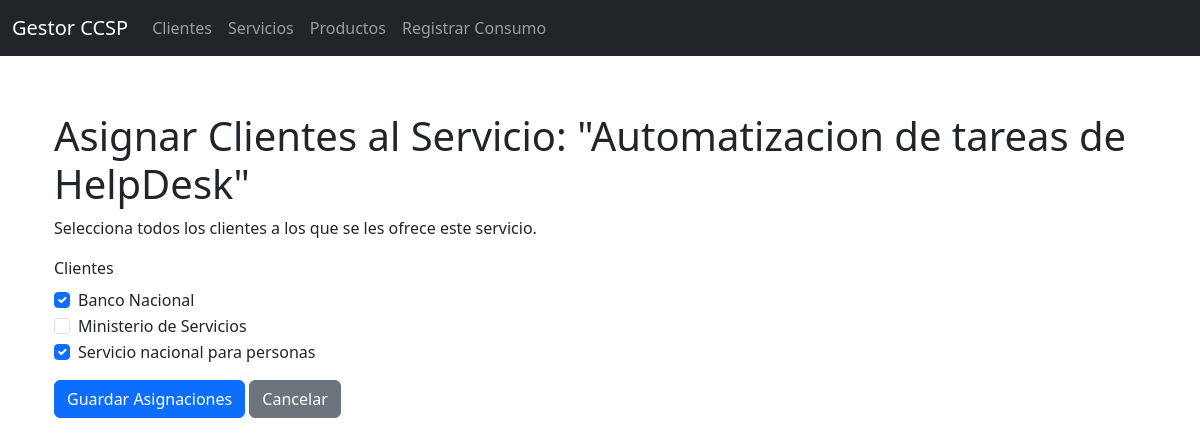
Page /assign-service/1 on the committed database.
### app.py (models this page shows, shortened)
class Service(db.Model):
    id = db.Column(db.Integer, primary_key=True)
    name = db.Column(db.String(150), nullable=False, unique=True)
    service_type = db.Column(db.String(100))
    clients = db.relationship('Client', secondary=service_clients, lazy='subquery',
        backref=db.backref('services', lazy=True))

class Client(db.Model):
    id = db.Column(db.Integer, primary_key=True)
    name = db.Column(db.String(100), nullable=False, unique=True)

### app.py (the view, shortened to what this page needs)
@app.route('/assign-service/<int:service_id>', methods=['GET', 'POST'])
def assign_service(service_id):
    service = Service.query.get_or_404(service_id)
    all_clients = Client.query.all()
    return render_template('assign_service.html', service=service, clients=all_clients)

### templates/assign_service.html
{% extends "layout.html" %}
{% block content %}
    <h1>Asignar Clientes al Servicio: "{{ service.name }}"</h1>
    <p>Selecciona todos los clientes a los que se les ofrece este servicio.</p>
    <form method="POST">
        <div class="mb-3">
            <label class="form-label">Clientes</label>
            {% for client in clients %}
            <div class="form-check">
                <input class="form-check-input" type="checkbox" name="client_ids" value="{{ client.id }}" id="client-{{ client.id }}"
                {% if client in service.clients %}checked{% endif %}>
                <label class="form-check-label" for="client-{{ client.id }}">
                    {{ client.name }}
                </label>
            </div>
            {% endfor %}
        </div>
        <button type="submit" class="btn btn-primary">Guardar Asignaciones</button>
        <a href="{{ url_for('services') }}" class="btn btn-secondary">Cancelar</a>
    </form>
{% endblock %}

### templates/layout.html (style rules this page uses)
body { padding-top: 5rem; }

### rows in the picture
Service: name "Automatizacion de tareas de HelpDesk"
Client: name "Banco Nacional"
Client: name "Ministerio de Servicios"
Client: name "Servicio nacional para personas"
